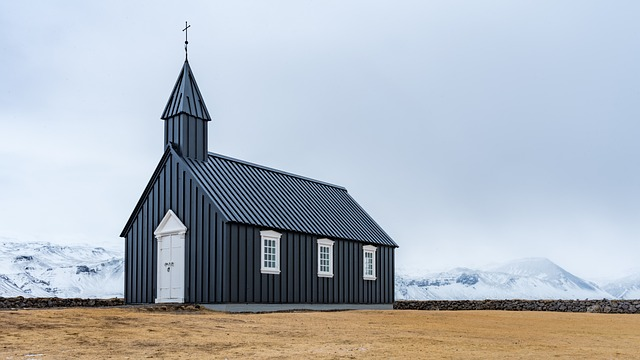
#> input picture dotpy/data/church.jpg, 640 x 360 px, found by its file name
$ python opencv-basic-29.py
#> lines starting #> are read from the running program, lines starting #| are printed output that depends on the picture
# 엣지 검출 == 커널을 이용한 특성 검출
import cv2
import numpy as np
img = cv2.imread("dotpy/data/church.jpg", cv2.IMREAD_GRAYSCALE)
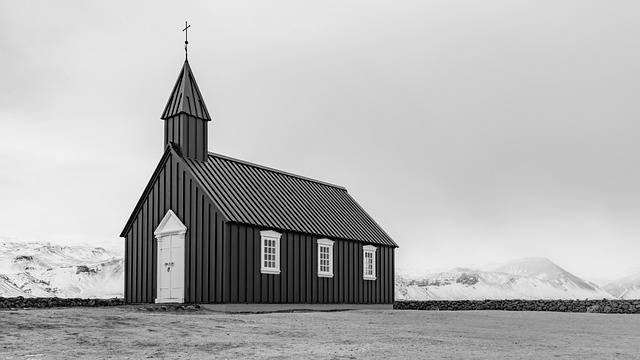
#> img: shape (360, 640); min 0, max 255, mean 180.7

# 커널값은 원하는대로 해도 됨!
kernel = np.array([[0,0,0],[0,1,-1],[0,0,-1]])

# 합성곱 수행 함수
# 대상이미지, 출력영상의타입(-1 : 타입변화없음), 커널, 경계선처리방식
output = cv2.filter2D(img, -1, kernel, borderType=cv2.BORDER_REFLECT)
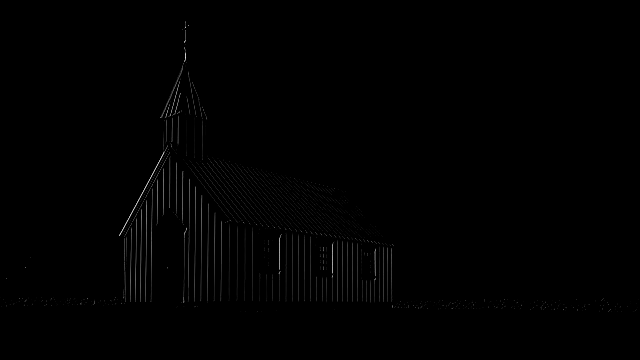
#> output: shape (360, 640); min 0, max 221, mean 1.2

cv2.imshow("House", img)
cv2.imshow("filter2D", output)
cv2.waitKey()
cv2.destroyAllWindows()
